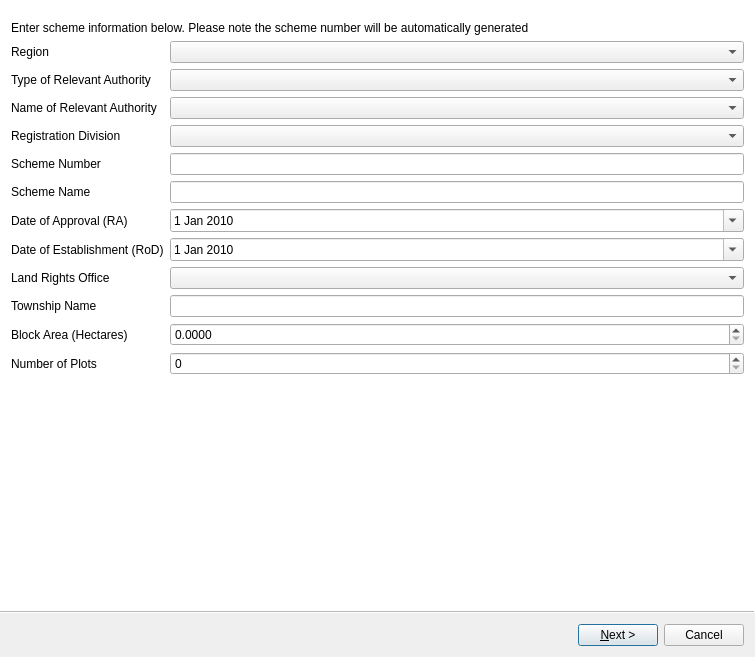
<?xml version="1.0" encoding="UTF-8"?>
<ui version="4.0">
 <class>ldg_wzd</class>
 <widget class="QWizard" name="ldg_wzd">
  <property name="enabled">
   <bool>true</bool>
  </property>
  <property name="geometry">
   <rect>
    <x>0</x>
    <y>0</y>
    <width>755</width>
    <height>657</height>
   </rect>
  </property>
  <property name="sizePolicy">
   <sizepolicy hsizetype="MinimumExpanding" vsizetype="MinimumExpanding">
    <horstretch>0</horstretch>
    <verstretch>0</verstretch>
   </sizepolicy>
  </property>
  <property name="minimumSize">
   <size>
    <width>255</width>
    <height>400</height>
   </size>
  </property>
  <property name="maximumSize">
   <size>
    <width>1500</width>
    <height>900</height>
   </size>
  </property>
  <property name="contextMenuPolicy">
   <enum>Qt::DefaultContextMenu</enum>
  </property>
  <property name="acceptDrops">
   <bool>false</bool>
  </property>
  <property name="windowTitle">
   <string>Lodgement of Scheme</string>
  </property>
  <property name="wizardStyle">
   <enum>QWizard::ModernStyle</enum>
  </property>
  <property name="options">
   <set>QWizard::NoBackButtonOnStartPage</set>
  </property>
  <widget class="QWizardPage" name="wizardPage1">
   <layout class="QGridLayout" name="gridLayout_2">
    <item row="1" column="0" colspan="2">
     <widget class="QLabel" name="label_desc">
      <property name="sizePolicy">
       <sizepolicy hsizetype="Preferred" vsizetype="Fixed">
        <horstretch>0</horstretch>
        <verstretch>0</verstretch>
       </sizepolicy>
      </property>
      <property name="text">
       <string>&lt;html&gt;&lt;head/&gt;&lt;body&gt;&lt;p&gt;Enter scheme information below. Please note the scheme number will be automatically generated&lt;/p&gt;&lt;/body&gt;&lt;/html&gt;</string>
      </property>
     </widget>
    </item>
    <item row="2" column="0">
     <widget class="QLabel" name="label_region">
      <property name="text">
       <string>Region</string>
      </property>
     </widget>
    </item>
    <item row="2" column="1">
     <widget class="QComboBox" name="cbx_region"/>
    </item>
    <item row="3" column="0">
     <widget class="QLabel" name="label_rel_auth_type">
      <property name="text">
       <string>Type of Relevant Authority</string>
      </property>
     </widget>
    </item>
    <item row="3" column="1">
     <widget class="QComboBox" name="cbx_relv_auth"/>
    </item>
    <item row="4" column="0">
     <widget class="QLabel" name="label_rel_auth_name">
      <property name="text">
       <string>Name of Relevant Authority</string>
      </property>
     </widget>
    </item>
    <item row="4" column="1">
     <widget class="QComboBox" name="cbx_relv_auth_name"/>
    </item>
    <item row="5" column="0">
     <widget class="QLabel" name="label_reg_div">
      <property name="text">
       <string>Registration Division</string>
      </property>
     </widget>
    </item>
    <item row="5" column="1">
     <widget class="QComboBox" name="cbx_reg_div"/>
    </item>
    <item row="6" column="0">
     <widget class="QLabel" name="label_schm_num">
      <property name="text">
       <string>Scheme Number</string>
      </property>
     </widget>
    </item>
    <item row="6" column="1">
     <widget class="QLineEdit" name="lnedit_schm_num">
      <property name="readOnly">
       <bool>true</bool>
      </property>
     </widget>
    </item>
    <item row="7" column="0">
     <widget class="QLabel" name="label_schm_name">
      <property name="text">
       <string>Scheme Name</string>
      </property>
     </widget>
    </item>
    <item row="7" column="1">
     <widget class="QLineEdit" name="lnedit_schm_nam"/>
    </item>
    <item row="8" column="0">
     <widget class="QLabel" name="label_date_apprv">
      <property name="text">
       <string>Date of Approval (RA)</string>
      </property>
     </widget>
    </item>
    <item row="8" column="1">
     <widget class="QDateEdit" name="date_apprv">
      <property name="minimumDateTime">
       <datetime>
        <hour>0</hour>
        <minute>0</minute>
        <second>0</second>
        <year>2010</year>
        <month>1</month>
        <day>1</day>
       </datetime>
      </property>
      <property name="minimumDate">
       <date>
        <year>2010</year>
        <month>1</month>
        <day>1</day>
       </date>
      </property>
      <property name="calendarPopup">
       <bool>true</bool>
      </property>
     </widget>
    </item>
    <item row="9" column="0">
     <widget class="QLabel" name="label_date_establish">
      <property name="text">
       <string>Date of Establishment (RoD)</string>
      </property>
     </widget>
    </item>
    <item row="9" column="1">
     <widget class="QDateEdit" name="date_establish">
      <property name="minimumDateTime">
       <datetime>
        <hour>0</hour>
        <minute>0</minute>
        <second>0</second>
        <year>2010</year>
        <month>1</month>
        <day>1</day>
       </datetime>
      </property>
      <property name="minimumDate">
       <date>
        <year>2010</year>
        <month>1</month>
        <day>1</day>
       </date>
      </property>
      <property name="calendarPopup">
       <bool>true</bool>
      </property>
     </widget>
    </item>
    <item row="10" column="0">
     <widget class="QLabel" name="label_lro">
      <property name="text">
       <string>Land Rights Office</string>
      </property>
     </widget>
    </item>
    <item row="10" column="1">
     <widget class="QComboBox" name="cbx_lro"/>
    </item>
    <item row="11" column="0">
     <widget class="QLabel" name="label_twn_name">
      <property name="text">
       <string>Township Name</string>
      </property>
     </widget>
    </item>
    <item row="11" column="1">
     <widget class="QLineEdit" name="lnedit_twnshp"/>
    </item>
    <item row="12" column="0">
     <widget class="QLabel" name="label_blck_area">
      <property name="text">
       <string>Block Area (Hectares)</string>
      </property>
     </widget>
    </item>
    <item row="12" column="1">
     <widget class="QDoubleSpinBox" name="dbl_spinbx_block_area">
      <property name="decimals">
       <number>4</number>
      </property>
      <property name="maximum">
       <double>10000000.000000000000000</double>
      </property>
     </widget>
    </item>
    <item row="13" column="0">
     <widget class="QLabel" name="label_num_plots">
      <property name="text">
       <string>Number of Plots</string>
      </property>
     </widget>
    </item>
    <item row="13" column="1">
     <widget class="QDoubleSpinBox" name="dbl_spinbx_num_plots">
      <property name="decimals">
       <number>0</number>
      </property>
      <property name="maximum">
       <double>200.000000000000000</double>
      </property>
     </widget>
    </item>
    <item row="0" column="0" colspan="2">
     <layout class="QVBoxLayout" name="vlNotification">
      <property name="bottomMargin">
       <number>10</number>
      </property>
     </layout>
    </item>
   </layout>
  </widget>
  <widget class="QWizardPage" name="wizardPage">
   <property name="subTitle">
    <string>Upload the supporting documents for the scheme</string>
   </property>
   <layout class="QGridLayout" name="gridLayout">
    <item row="1" column="0" colspan="2">
     <widget class="QLabel" name="label_desc_3">
      <property name="sizePolicy">
       <sizepolicy hsizetype="MinimumExpanding" vsizetype="MinimumExpanding">
        <horstretch>0</horstretch>
        <verstretch>0</verstretch>
       </sizepolicy>
      </property>
      <property name="minimumSize">
       <size>
        <width>0</width>
        <height>15</height>
       </size>
      </property>
      <property name="maximumSize">
       <size>
        <width>16777215</width>
        <height>15</height>
       </size>
      </property>
      <property name="lineWidth">
       <number>0</number>
      </property>
      <property name="text">
       <string>&lt;html&gt;&lt;head/&gt;&lt;body&gt;&lt;p&gt;Click the 'Browse' link to add the individual supporting documents &lt;/p&gt;&lt;/body&gt;&lt;/html&gt;</string>
      </property>
      <property name="wordWrap">
       <bool>true</bool>
      </property>
      <property name="margin">
       <number>1</number>
      </property>
     </widget>
    </item>
    <item row="3" column="0">
     <widget class="QLabel" name="label_upld_multi">
      <property name="text">
       <string>Add multiple files from a source directory</string>
      </property>
     </widget>
    </item>
    <item row="2" column="0" colspan="2">
     <widget class="DocumentTableWidget" name="tbw_documents">
      <property name="editTriggers">
       <set>QAbstractItemView::NoEditTriggers</set>
      </property>
      <property name="selectionMode">
       <enum>QAbstractItemView::NoSelection</enum>
      </property>
     </widget>
    </item>
    <item row="0" column="0" colspan="2">
     <layout class="QVBoxLayout" name="vlNotification_docs">
      <property name="bottomMargin">
       <number>10</number>
      </property>
     </layout>
    </item>
    <item row="3" column="1">
     <widget class="QPushButton" name="btn_upload_dir">
      <property name="sizePolicy">
       <sizepolicy hsizetype="Preferred" vsizetype="Maximum">
        <horstretch>0</horstretch>
        <verstretch>0</verstretch>
       </sizepolicy>
      </property>
      <property name="minimumSize">
       <size>
        <width>0</width>
        <height>0</height>
       </size>
      </property>
      <property name="maximumSize">
       <size>
        <width>5000</width>
        <height>16777215</height>
       </size>
      </property>
      <property name="text">
       <string>Upload From Directory...</string>
      </property>
      <property name="icon">
       <iconset resource="../../resources.qrc">
        <normaloff>:/plugins/stdm/images/icons/flts_scheme_docs_dir.png</normaloff>:/plugins/stdm/images/icons/flts_scheme_docs_dir.png</iconset>
      </property>
      <property name="iconSize">
       <size>
        <width>16</width>
        <height>16</height>
       </size>
      </property>
     </widget>
    </item>
   </layout>
  </widget>
  <widget class="QWizardPage" name="wizardPage2">
   <layout class="QGridLayout" name="gridLayout_3">
    <item row="4" column="0" colspan="3">
     <widget class="HoldersTableView" name="tw_hld_prv"/>
    </item>
    <item row="2" column="0">
     <widget class="QLineEdit" name="lnEdit_hld_path">
      <property name="enabled">
       <bool>true</bool>
      </property>
      <property name="placeholderText">
       <string>Path to the Holders Excel or CSV file...</string>
      </property>
     </widget>
    </item>
    <item row="2" column="1">
     <widget class="QPushButton" name="btn_brws_hld">
      <property name="toolTip">
       <string>Browse file</string>
      </property>
      <property name="text">
       <string/>
      </property>
      <property name="icon">
       <iconset resource="../../resources.qrc">
        <normaloff>:/plugins/stdm/images/icons/flts_open_file.png</normaloff>:/plugins/stdm/images/icons/flts_open_file.png</iconset>
      </property>
      <property name="default">
       <bool>true</bool>
      </property>
     </widget>
    </item>
    <item row="0" column="0" colspan="3">
     <layout class="QVBoxLayout" name="vlNotification_holders">
      <property name="bottomMargin">
       <number>10</number>
      </property>
     </layout>
    </item>
    <item row="1" column="0" colspan="2">
     <widget class="QLabel" name="label_desc_2">
      <property name="text">
       <string>Select the Excel or CSV file containing the holders information</string>
      </property>
     </widget>
    </item>
    <item row="3" column="0">
     <widget class="QCheckBox" name="chk_holders_validate">
      <property name="text">
       <string>Perform validation upon loading data</string>
      </property>
      <property name="checked">
       <bool>true</bool>
      </property>
     </widget>
    </item>
    <item row="2" column="2">
     <widget class="QPushButton" name="btn_reload_holders">
      <property name="toolTip">
       <string>Reload file</string>
      </property>
      <property name="text">
       <string/>
      </property>
      <property name="icon">
       <iconset resource="../../resources.qrc">
        <normaloff>:/plugins/stdm/images/icons/update.png</normaloff>:/plugins/stdm/images/icons/update.png</iconset>
      </property>
     </widget>
    </item>
    <item row="6" column="0" colspan="3">
     <widget class="QLabel" name="lbl_validation_description">
      <property name="minimumSize">
       <size>
        <width>0</width>
        <height>45</height>
       </size>
      </property>
      <property name="frameShape">
       <enum>QFrame::StyledPanel</enum>
      </property>
      <property name="frameShadow">
       <enum>QFrame::Plain</enum>
      </property>
      <property name="text">
       <string/>
      </property>
      <property name="wordWrap">
       <bool>true</bool>
      </property>
      <property name="margin">
       <number>10</number>
      </property>
     </widget>
    </item>
    <item row="5" column="0" colspan="3">
     <widget class="QLabel" name="label">
      <property name="frameShadow">
       <enum>QFrame::Sunken</enum>
      </property>
      <property name="text">
       <string>&lt;html&gt;&lt;head/&gt;&lt;body&gt;&lt;p&gt;&lt;span style=&quot; font-weight:600;&quot;&gt;Validation Result&lt;/span&gt;&lt;/p&gt;&lt;/body&gt;&lt;/html&gt;</string>
      </property>
     </widget>
    </item>
   </layout>
  </widget>
  <widget class="QWizardPage" name="wizardPage_4">
   <layout class="QVBoxLayout" name="verticalLayout_2">
    <item>
     <widget class="QLabel" name="label_desc_4">
      <property name="sizePolicy">
       <sizepolicy hsizetype="Preferred" vsizetype="Minimum">
        <horstretch>0</horstretch>
        <verstretch>0</verstretch>
       </sizepolicy>
      </property>
      <property name="text">
       <string>Confirm the scheme information.Click Back to edit the information or Finish to save.  </string>
      </property>
     </widget>
    </item>
    <item>
     <widget class="SchemeSummaryWidget" name="tr_summary">
      <property name="uniformRowHeights">
       <bool>true</bool>
      </property>
     </widget>
    </item>
   </layout>
  </widget>
 </widget>
 <customwidgets>
  <customwidget>
   <class>HoldersTableView</class>
   <extends>QTableWidget</extends>
   <header>stdm.ui.customcontrols.table_widget</header>
  </customwidget>
  <customwidget>
   <class>DocumentTableWidget</class>
   <extends>QTableWidget</extends>
   <header>stdm.ui.customcontrols.documents_table_widget</header>
  </customwidget>
  <customwidget>
   <class>SchemeSummaryWidget</class>
   <extends>QTreeView</extends>
   <header>stdm.ui.customcontrols.scheme_summary_widget</header>
  </customwidget>
 </customwidgets>
 <resources>
  <include location="../../resources.qrc"/>
 </resources>
 <connections/>
</ui>
